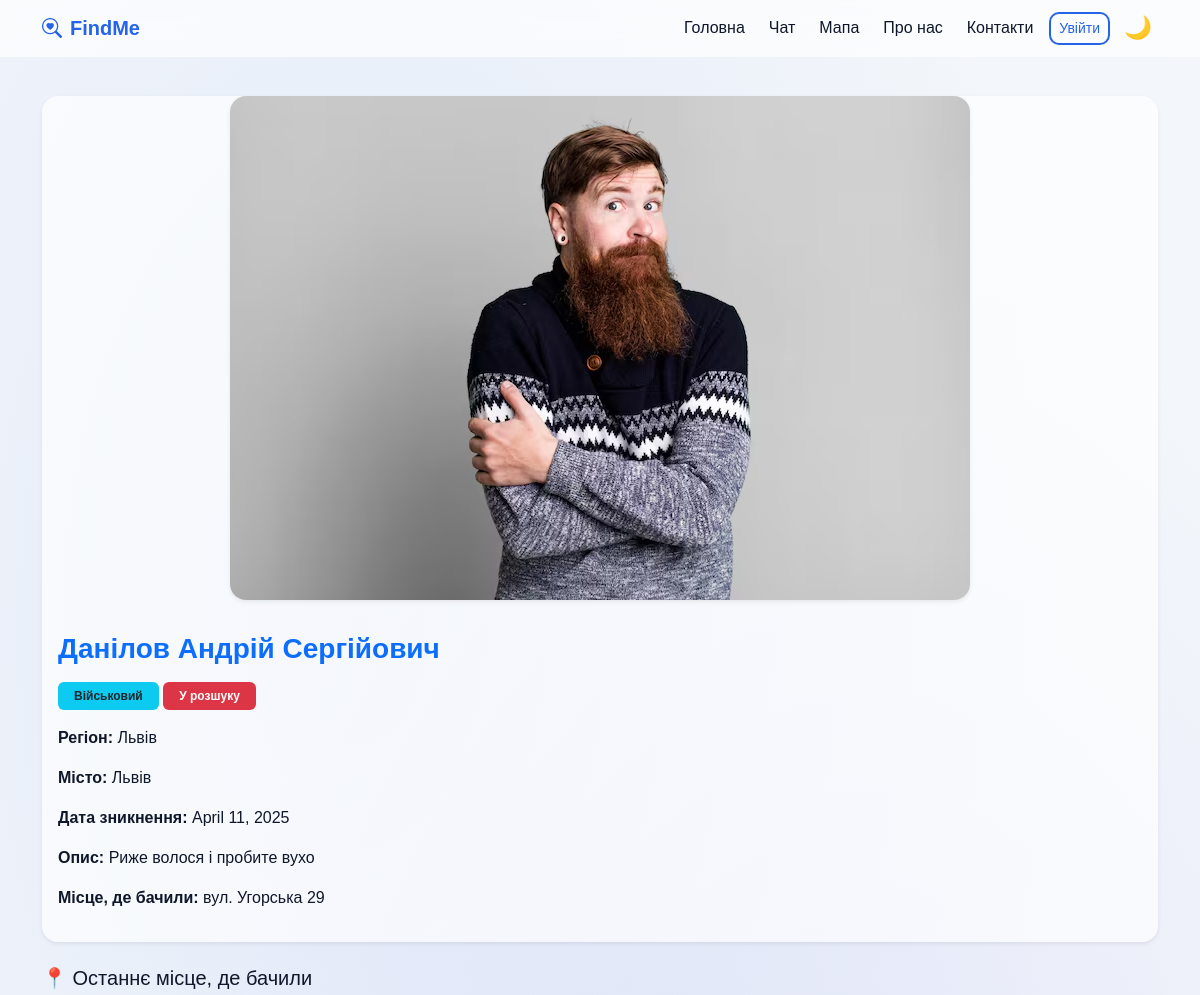
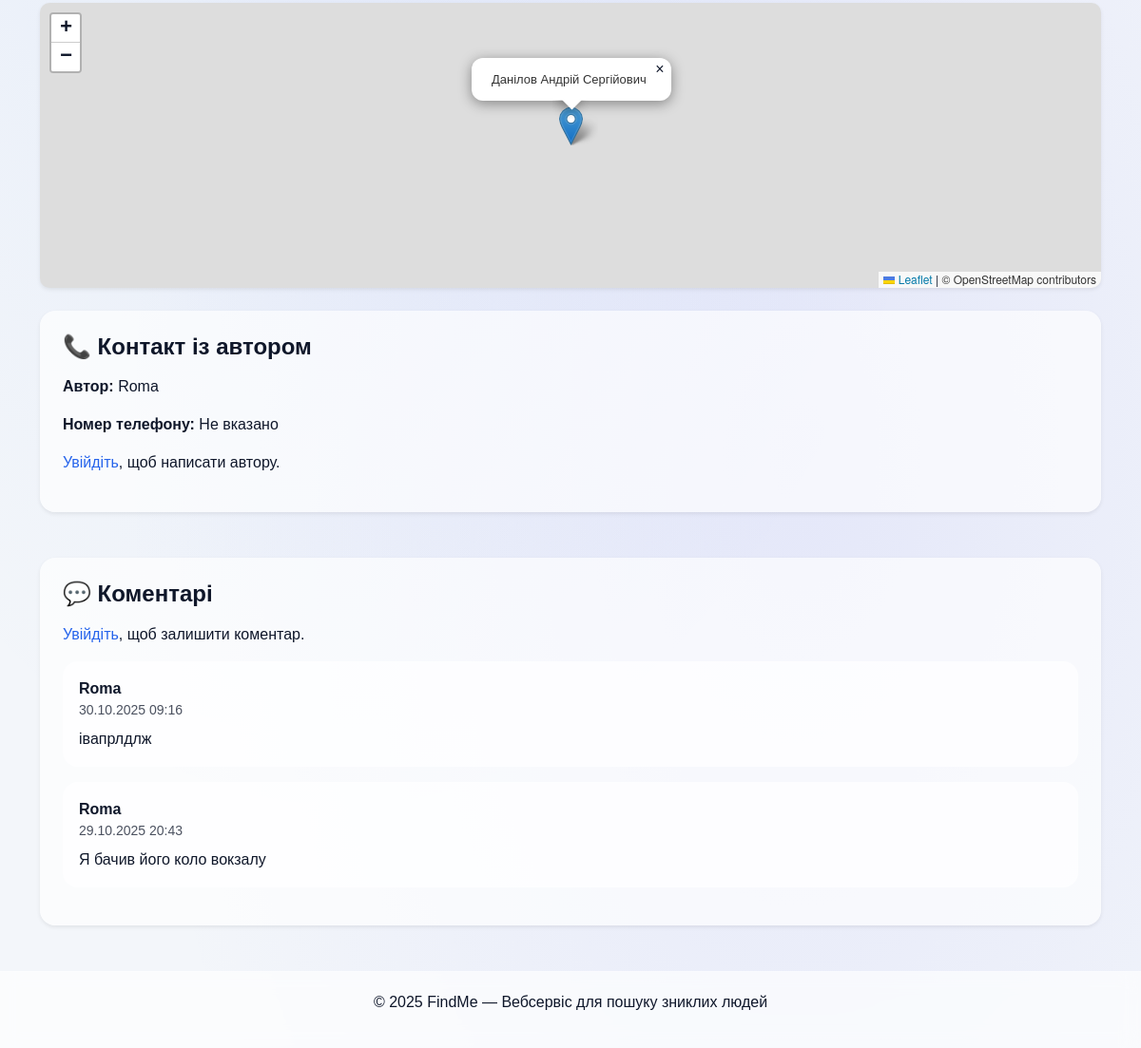
The app's page /person/6/ with its own data (2 pictures, top to bottom).
### missing_persons/models.py (models this page shows, shortened)
class MissingPerson(models.Model):
    STATUS_CHOICES = [
       ('missing', 'У розшуку'),
        ('found', 'Знайдено'),
    ]
    CATEGORY_CHOICES = [
    ('child', 'Дитина'),
    ('adult', 'Дорослий'),
    ('elderly', 'Літня людина'),
    ('military', 'Військовий'),
    ('disabled', 'Людина з інвалідністю'),
    ('other', 'Інше'),
]
    user = models.ForeignKey(User, on_delete=models.CASCADE)
    full_name = models.CharField(max_length=150)
    birth_date = models.DateField(null=True, blank=True)
    missing_date = models.DateField()
    region = models.CharField(max_length=100)
    city = models.CharField(max_length=100)
    description = models.TextField()
    photo = models.ImageField(upload_to='missing_persons/', blank=True, null=True)
    category = models.CharField(max_length=50, choices=CATEGORY_CHOICES, default='other')
    status = models.CharField(max_length=20, choices=STATUS_CHOICES, default='missing')
    created_at = models.DateTimeField(auto_now_add=True)
    location = models.CharField("Останнє місце, де бачили", max_length=255, blank=True, null=True)
    latitude = models.FloatField(blank=True, null=True)
    longitude = models.FloatField(blank=True, null=True)

### users/models.py (models this page shows, shortened)
class UserProfile(models.Model):
    ROLE_CHOICES = [
        ('user', 'Користувач'),
        ('volunteer', 'Волонтер'),
        ('police', 'Поліція'),
        ('admin', 'Адміністратор'),
    ]
    user = models.OneToOneField(User, on_delete=models.CASCADE, related_name="profile")
    phone = models.CharField("Телефон", max_length=20, blank=True)
    role = models.CharField("Роль", max_length=20, choices=ROLE_CHOICES, default='user')
    photo = models.ImageField("Фото профілю", upload_to='users/photos/', blank=True, null=True)
    bio = models.TextField("Про себе", blank=True, null=True)
    created_at = models.DateTimeField("Дата створення", auto_now_add=True)
    updated_at = models.DateTimeField("Останнє оновлення", auto_now=True)

### comments/models.py (models this page shows, shortened)
class Comment(models.Model):
    user = models.ForeignKey(User, on_delete=models.CASCADE)
    person = models.ForeignKey(MissingPerson, on_delete=models.CASCADE, related_name='comments')
    text = models.TextField(verbose_name="Коментар")
    created_at = models.DateTimeField(auto_now_add=True)

### missing_persons/views.py (the view)
# urls.py: path('person/<int:pk>/', mp_views.missing_detail, name='missing_detail'),
def missing_detail(request, pk):
    person = get_object_or_404(MissingPerson, pk=pk)
    comments = person.comments.all().order_by('-created_at')
    if request.method == 'POST' and request.user.is_authenticated:
        text = request.POST.get('text')
        if text.strip():
            Comment.objects.create(user=request.user, person=person, text=text)
    return render(request, 'missing_detail.html', {'person': person, 'comments': comments})

### templates/missing_detail.html (shortened to what this page needs)
{% extends 'base.html' %}
{% block content %}
<div class="card mb-4 border-0 shadow-sm rounded-4">
  {% if person.photo %}
  <div class="text-center mb-3">
    <img src="{{ person.photo.url }}" alt="{{ person.full_name }}"
         class="img-fluid rounded-4 shadow-sm"
         style="max-height: 600px; width: auto; object-fit: cover;">
  </div>
  {% endif %}
  <div class="card-body">
    <h3 class="fw-bold text-primary mb-3">{{ person.full_name }}</h3>
    <p class="mb-3">
      {% if person.category %}
        <span class="badge bg-info text-dark px-3 py-2">{{ person.get_category_display }}</span>
      {% endif %}
      {% if person.status %}
        <span class="badge {% if person.status == 'found' %}bg-success{% else %}bg-danger{% endif %} px-3 py-2">
          {{ person.get_status_display }}
        </span>
      {% endif %}
    </p>
    <p><strong>Регіон:</strong> {{ person.region }}</p>
    <p><strong>Місто:</strong> {{ person.city }}</p>
    <p><strong>Дата зникнення:</strong> {{ person.missing_date }}</p>
    <p><strong>Опис:</strong> {{ person.description }}</p>
    {% if person.location %}
    <p><strong>Місце, де бачили:</strong> {{ person.location }}</p>
    {% endif %}
  </div>
</div>
{% if person.latitude and person.longitude %}
<h5 class="mt-4 mb-2">📍 Останнє місце, де бачили</h5>
<div id="map" style="height: 300px; border-radius: 10px;" class="mb-4 shadow-sm"></div>
<link rel="stylesheet" href="https://unpkg.com/leaflet/dist/leaflet.css" />
{% endif %}
<div class="card p-4 shadow-sm border-0 rounded-4 mt-4 mb-5">
  <h4 class="fw-semibold mb-3">📞 Контакт із автором</h4>
  <p><strong>Автор:</strong> {{ person.user.username }}</p>
  <p><strong>Номер телефону:</strong>
     {{ person.user.profile.phone|default:"Не вказано" }}
  </p>
  {% if user.is_authenticated %}
    {% if user != person.user %}
      <a href="{% url 'chat_detail' person.user.username %}"
         class="btn btn-outline-primary rounded-3 fw-semibold shadow-sm w-100">
        💬 Написати автору
      </a>
    {% else %}
      <p class="text-muted">Це ваше оголошення.</p>
    {% endif %}
  {% else %}
    <p><a href="{% url 'login' %}">Увійдіть</a>, щоб написати автору.</p>
  {% endif %}
</div>
<div class="card p-4 shadow-sm border-0 rounded-4 mt-4 mb-5">
  <h4 class="fw-semibold mb-3">💬 Коментарі</h4>
  {% if user.is_authenticated %}
  <form method="post" class="mb-3">
    {% csrf_token %}
    <textarea name="text" class="form-control mb-2 rounded-3" rows="3" placeholder="Залиште коментар..." required></textarea>
    <button type="submit" class="btn btn-primary w-100 rounded-3 fw-semibold shadow-sm">Надіслати</button>
  </form>
  {% else %}
  <p><a href="/login/">Увійдіть</a>, щоб залишити коментар.</p>
  {% endif %}
  {% for c in comments %}
  <div class="comment-box mb-3 p-3 rounded-4"
       style="background-color: var(--card-bg, #f8f9fa); transition: background-color 0.3s;">
    <strong>{{ c.user.username }}</strong>
    <small class="d-block opacity-75">{{ c.created_at|date:"d.m.Y H:i" }}</small>
    <p class="mt-2 mb-0">{{ c.text }}</p>
  </div>
  {% empty %}
  <p>Коментарів поки немає.</p>
  {% endfor %}
</div>
{% endblock %}

### templates/base.html (style rules this page uses)
:root { --bg-light: #f3f6fa; --bg-dark: #0b1120; --glass-light: rgba(255, 255, 255, 0.65); --glass-dark: rgba(17, 25, 40, 0.65); --text-light: #0f172a; --text-dark: #f8fafc; --accent: #2563eb; --radius: 16px; --transition: all 0.3s ease; }
html[data-theme="light"] { --bg: var(--bg-light); --text: var(--text-light); --glass: var(--glass-light); }
body { background: var(--bg); color: var(--text); font-family: 'Poppins', sans-serif; transition: var(--transition); display: flex; flex-direction: column; min-height: 100vh; background-image: radial-gradient(at 30% 30%, rgba(37,99,235,0.08), transparent 60%), radial-gradient(at 70% 70%, rgba(99,102,241,0.1), transparent 60%); }
a { color: var(--accent); text-decoration: none; transition: var(--transition); }
h1, h2, h3, h4, h5, h6, p, small, label, li, span { color: var(--text); transition: var(--transition); }
.card { border: none; border-radius: var(--radius); backdrop-filter: blur(20px); background-color: var(--glass); box-shadow: 0 4px 18px rgba(0,0,0,0.1); color: var(--text); transition: none; }
.comment-box, .chat-box { background-color: var(--glass) !important; color: var(--text) !important; border: 1px solid rgba(255,255,255,0.2); border-radius: 12px; padding: 10px 15px; }

### records on screen
MissingPerson: photo (picture), full_name "Данілов Андрій Сергійович", category "Військовий", status "У розшуку", region "Львів", city "Львів", missing_date "April 11, 2025", description "Риже волося і пробите вухо", location "вул. Угорська 29", user.username "Roma", user.profile.phone "Не вказано"
Comment: user.username "Roma", created_at "30.10.2025 09:16", text "івапрлдлж"
Comment: user.username "Roma", created_at "29.10.2025 20:43", text "Я бачив його коло вокзалу"
